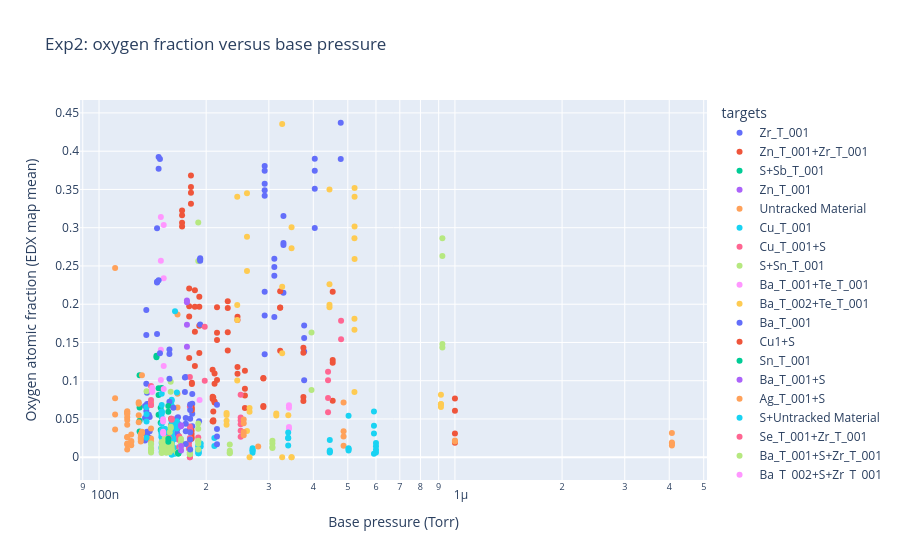
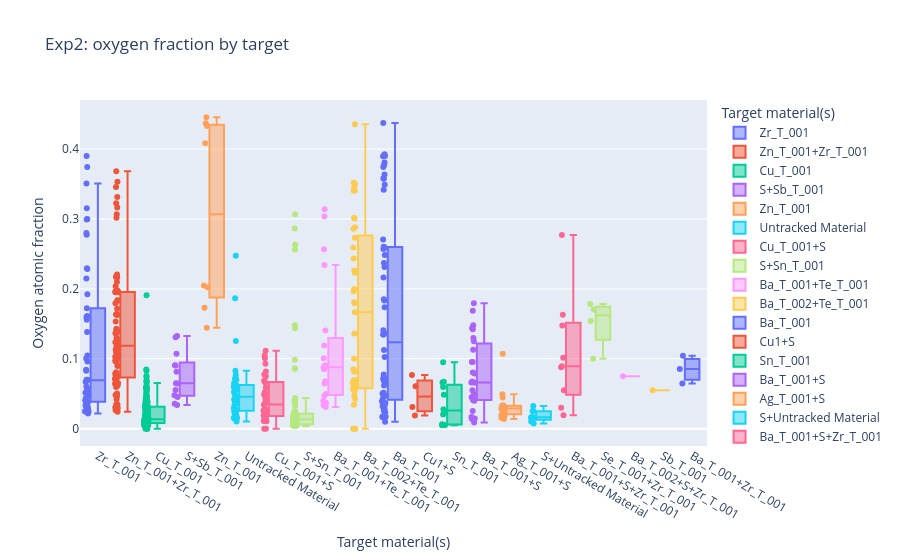

Notebook code cell kept with these figures, in order:
### Markdown cell above
## 6. Exp2 - oxygen atomic fraction vs. target material and base pressure

### Code cell
exp2 = joined.copy()
if len(exp2) and 'frac_O' in exp2:
    n0 = len(exp2)
    exp2 = exp2[exp2['frac_O'].notna() & exp2['frac_O'].between(*O_FRACTION_RANGE)]
    if BASE_PRESSURE_RANGE_TORR:
        exp2 = exp2[exp2['base_pressure_torr'].between(*BASE_PRESSURE_RANGE_TORR)]
    if TARGET_FILTER:
        exp2 = exp2[exp2['targets'].apply(lambda t: isinstance(t, str) and any(x in t.split('+') for x in TARGET_FILTER))]
    print(f'Exp2 rows after filters: {len(exp2)} of {n0} joined rows')
    print('missing base_pressure:', int(exp2['base_pressure_torr'].isna().sum()), '| missing target:', int(exp2['targets'].isna().sum()))
    display(exp2[['edx_entry_id', 'lib_key', 'run_lab_id', 'targets', 'base_pressure_torr', 'frac_O', 'n_points']].head(20))

    p = exp2[exp2['base_pressure_torr'].notna()]
    if len(p):
        display(px.scatter(p, x='base_pressure_torr', y='frac_O', color='targets',
                           hover_data=['run_lab_id', 'lib_key'], log_x=(p['base_pressure_torr'] > 0).all(),
                           labels={'base_pressure_torr': 'Base pressure (Torr)', 'frac_O': 'Oxygen atomic fraction (EDX map mean)'},
                           title='Exp2: oxygen fraction versus base pressure').show())
    display(px.box(exp2, x='targets', y='frac_O', color='targets', points='all',
                   labels={'targets': 'Target material(s)', 'frac_O': 'Oxygen atomic fraction'},
                   title='Exp2: oxygen fraction by target').show())
else:
    print('Exp2 cannot be computed: no joined rows or no oxygen quantification in the fetched EDX entries (see diagnostics).')
